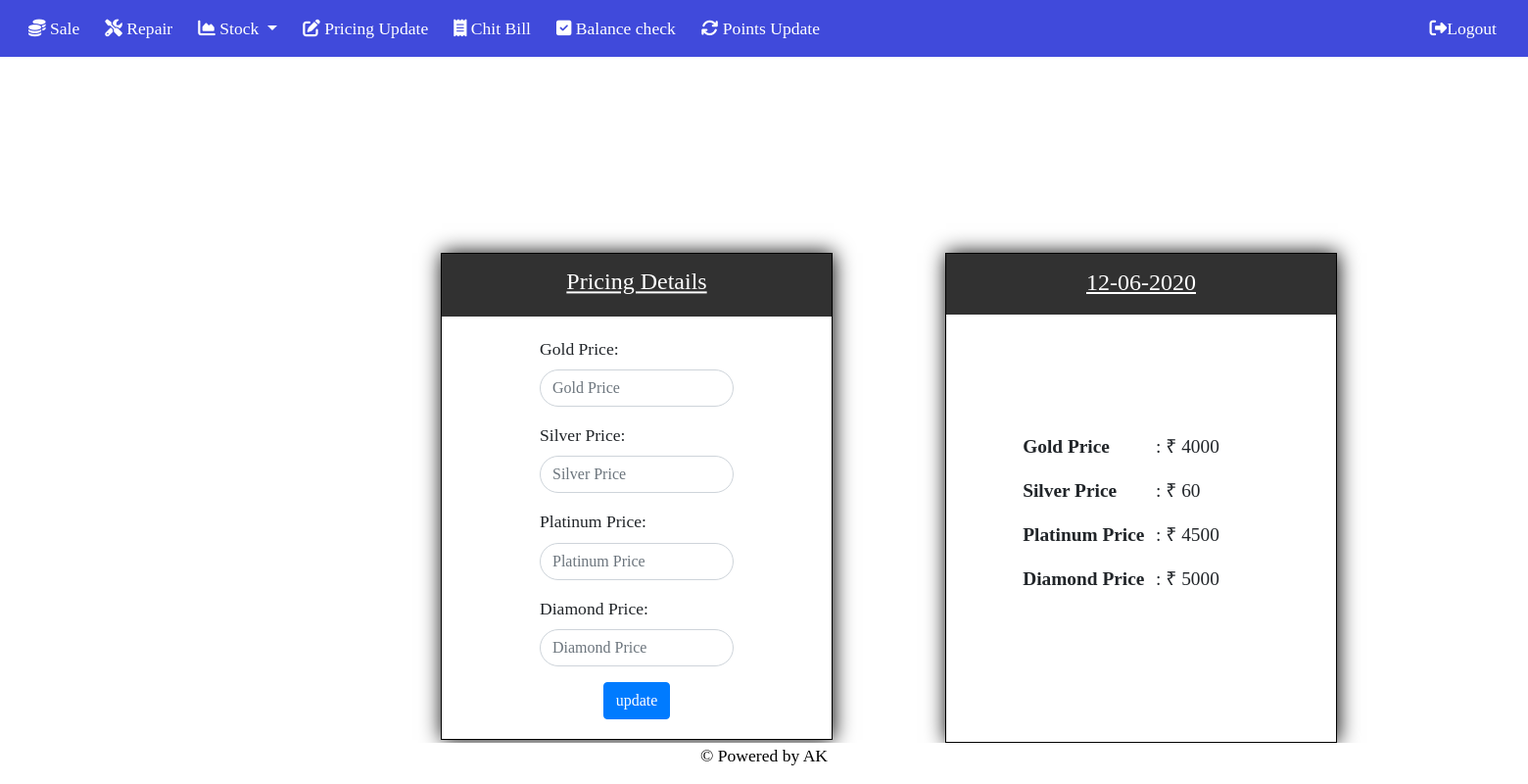
Page /shop/MetalPricingTodayUpdate/ (signed in) on the committed database.
### Myapp/models.py (models this page shows, shortened)
class MaterialPricing(models.Model):
    Date = models.CharField(max_length=20,default="")
    Gold_Price = models.CharField(max_length=32,default="")
    Platinum_Price = models.CharField(max_length=32,default="")
    Silver_Price = models.CharField(max_length=32,default="")
    Diamond_Price = models.CharField(max_length=32,default="")

### Myapp/views.py (the view)
@login_required
def MetalPricing(request):
    data = models.MaterialPricing.objects.filter(Date = date.today().strftime("%d-%m-%Y"))
    if request.method == "POST":
        dataform = forms.Metal_pricing(request.POST)
        if dataform.is_valid():
            datacheck = models.MaterialPricing.objects.filter(Date = date.today().strftime("%d-%m-%Y"))
            if datacheck:
                models.MaterialPricing.objects.filter(Date = date.today().strftime("%d-%m-%Y")).update(
                    Gold_Price = request.POST.get("Gold_Price"),Silver_Price = request.POST.get("Silver_Price"),
                    Platinum_Price = request.POST.get("Platinum_Price"),Diamond_Price = request.POST.get("Diamond_Price")
                )
            else:
                form = dataform.save()
                form.Date = date.today().strftime("%d-%m-%Y")
                form.save()
                return HttpResponseRedirect(reverse("jewel:MP"))
    else:
        dataform = forms.Metal_pricing()
    if not data:
        form1 = {"message" : "No pricings Updated for Today!!",
                 "message1":"First you need to update the Pricings!"}
        return render(request,"MaterialPricing/materialpricing.html",{"form":dataform,"form1":form1})
    else:
        return render(request,"MaterialPricing/materialpricing.html",{"form":dataform,"data":data})

### Myapp/forms.py
class Metal_pricing(forms.ModelForm):
    def __init__(self,*args,**kwargs):
        super(Metal_pricing,self).__init__(*args,**kwargs)
        for field in iter(self.fields):
            self.fields[field].widget.attrs.update({
                'class': 'form-control Price',
                'placeholder': self.fields[field].label,
            })
    class Meta:
        model = models.MaterialPricing
        fields = ("Gold_Price","Silver_Price","Platinum_Price","Diamond_Price")

### Myapp/templates/MaterialPricing/materialpricing.html (shortened to what this page needs)
{% extends "FirstApp/base.html" %}
{% block body-block %}
<div class="content" style="width: 1900px;">
    <div class="row">
        <div class="col">
            <div class="PricingUpdateForm">
                <div class="PriceUpdateFormhead">
                    <h4 style="transform: translateY(50%);"><u>Pricing Details</u></h4><br>
                </div>
                <div class="PriceUpdateFormbody">
                     <form action="" method="POST">
                        {{form.as_p}}
                        <div style="text-align: center;">
                            <button type="submit" class="btn btn-primary">update</button>
                        </div>
                    </form>
                </div>
            </div>
        </div>
        <div class="col">
            {% if form1 %}
            <div class="message">
                <h5>{{form1.message}}</h5>
                <h5>{{form1.message1}}</h5>
            </div>
            {% else %}
                {% for data in data %}
                <div class="ratecontent">
                    <div class="ratehead">
                        <h4><u>{{data.Date}}</u></h4>
                    </div>
                    <div class="ratebody">
                        <div class="row">
                            <div class="col" style="transform: translateX(30%);">
                                <p><b>Gold Price</b></p>
                                <p><b>Silver Price</b></p>
                                <p><b>Platinum Price</b></p>
                                <p><b>Diamond Price</b></p>
                            </div>
                            <div class="col">
                                <p>: &#x20B9; {{data.Gold_Price}}</p>
                                <p>: &#x20B9; {{data.Silver_Price}}</p>
                                <p>: &#x20B9; {{data.Platinum_Price}}</p>
                                <p>: &#x20B9; {{data.Diamond_Price}}</p>
                            </div>
                        </div>
                    </div>
                </div>
                {% endfor %}
            {% endif %}
        </div>
    </div>
</div>
{% endblock %}

### Myapp/templates/MaterialPricing/materialpricing.html (style rules this page uses)
.PricingUpdateForm { width: 400px; border: 1px solid black; margin-top: 200px; margin-left: 450px; box-shadow: black 1px 0px 20px; }
.PriceUpdateFormhead { color: white; background-color: rgb(49,49,49); text-align: center; }
.PriceUpdateFormbody { padding: 20px; padding-left: 100px; padding-right: 100px; }
.ratecontent { border: 1px solid black; width: 350px; margin-top: 200px; height: 500px; width: 400px; box-shadow: black 1px 0px 20px; }
.ratehead { color: white; background-color: rgb(49,49,49); padding: 10px; padding-top: 15px; text-align: center; }
.ratebody { padding: 20px; margin-top: 100px; font-size: 110%; }

### rows in the picture
MaterialPricing: Date "12-06-2020", Gold_Price "4000", Silver_Price "60", Platinum_Price "4500", Diamond_Price "5000"
